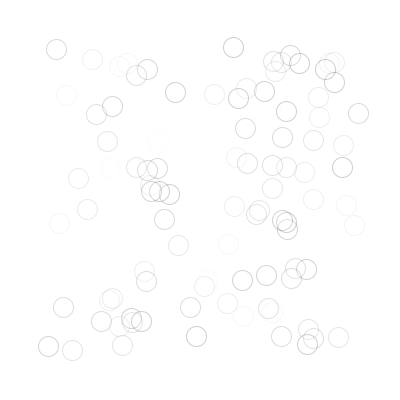
Frame 1 (no input)
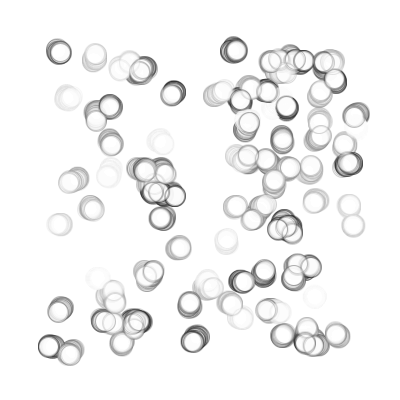
Frame 60 (the mouse pressed at the canvas centre just before this capture)
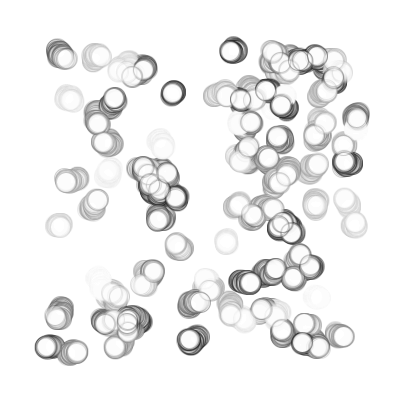
Frame 120 (the mouse held since frame 60 and released just before this capture)

The Processing sketch that drew these frames (run headless with seeded random() and noise(); from frame 60 on, the mouse is pressed at the canvas centre):

// Processing sketch: processing_21592
// ── processing_21592.pde

int num = 100;
 
Rwalk[] myrwalks = new Rwalk[num];
 color[] myColors = new color[3];
 
 
void setup() {
  size(400,400);
  background(255);
   
  for(int i=0;i<num;i++){
    myrwalks[i] = new Rwalk();
  }
  smooth();
}
 
 
 
 
void draw() {
 
  for(int i=0; i < num; i++) {
    myrwalks[i].draw();
  }
}
 
class Rwalk {
 
  float x = random(width*.1,width*.9);
  float y = random(height*.1,height*.9);
  color c = color (int(random(0,255)));
   color b = color (int(random(0,255)));
 
  Rwalk() {
  }
 
  void update() {
  }
 
  void draw() {
    //fill(c,b,0,50);
     stroke(c,50);
     fill(255,40);
    y = y + random(-1,1);
    x = x + random(-1,1);
    ellipse(x,y,20,20);
  }
}
